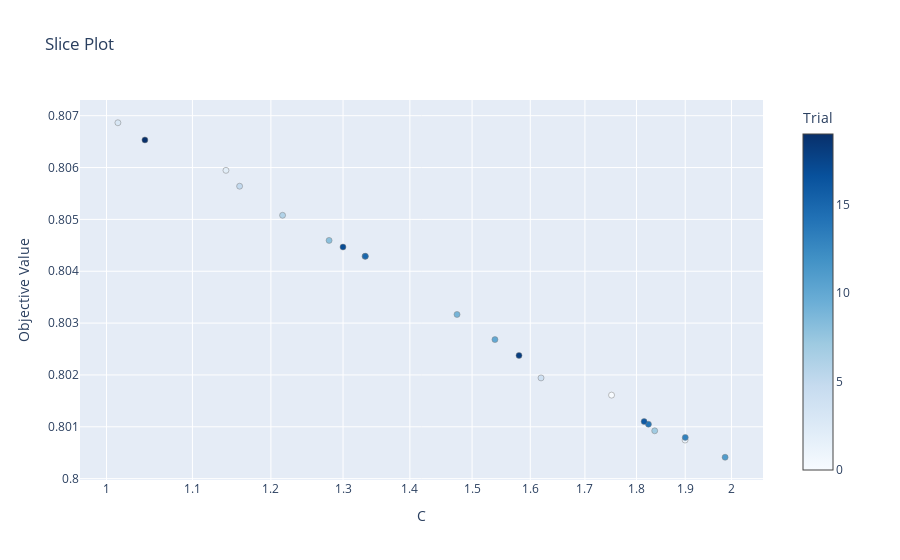

Write notebook code for a chart like this one.
### Code cell
vis.plot_slice(study)

### Figure 1 — Plotly figure (JSON) as saved in the notebook; plotly's stock layout.template omitted (floating-point values rounded to 4 significant figures)
{"data": [{"marker": {"color": [0, 1, 2, 3, 4, 5, 6, 7, 8, 9, 10, 11, 12, 13, 14, 15, 16, 17, 18, 19], "colorbar": {"title": {"text": "Trial"}, "x": 1, "xpad": 40}, "colorscale": [[0, "rgb(247,251,255)"], [0.125, "rgb(222,235,247)"], [0.25, "rgb(198,219,239)"], [0.375, "rgb(158,202,225)"], [0.5, "rgb(107,174,214)"], [0.625, "rgb(66,146,198)"], [0.75, "rgb(33,113,181)"], [0.875, "rgb(8,81,156)"], [1, "rgb(8,48,107)"]], "line": {"color": "Grey", "width": 0.5}}, "mode": "markers", "name": "Feasible Trial", "showlegend": false, "type": "scatter", "x": [1.751, 1.9, 1.142, 1.013, 1.619, 1.159, 1.216, 1.837, 1.28, 1.475, 1.539, 1.986, 1.332, 1.9, 1.824, 1.333, 1.815, 1.3, 1.58, 1.044], "y": [0.8016, 0.8007, 0.8059, 0.8069, 0.8019, 0.8056, 0.8051, 0.8009, 0.8046, 0.8032, 0.8027, 0.8004, 0.8043, 0.8008, 0.8011, 0.8043, 0.8011, 0.8045, 0.8024, 0.8065]}], "layout": {"title": {"text": "Slice Plot"}, "xaxis": {"title": {"text": "C"}, "type": "log"}, "yaxis": {"title": {"text": "Objective Value"}}}}
